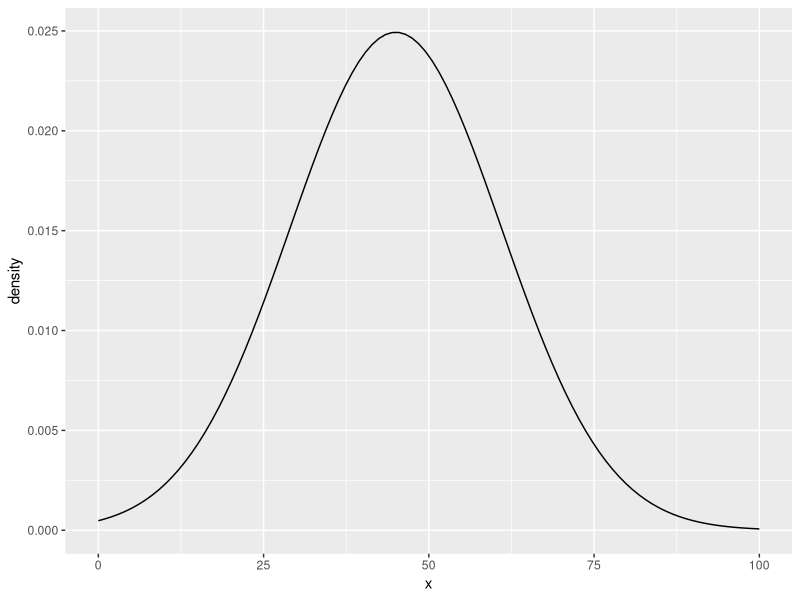
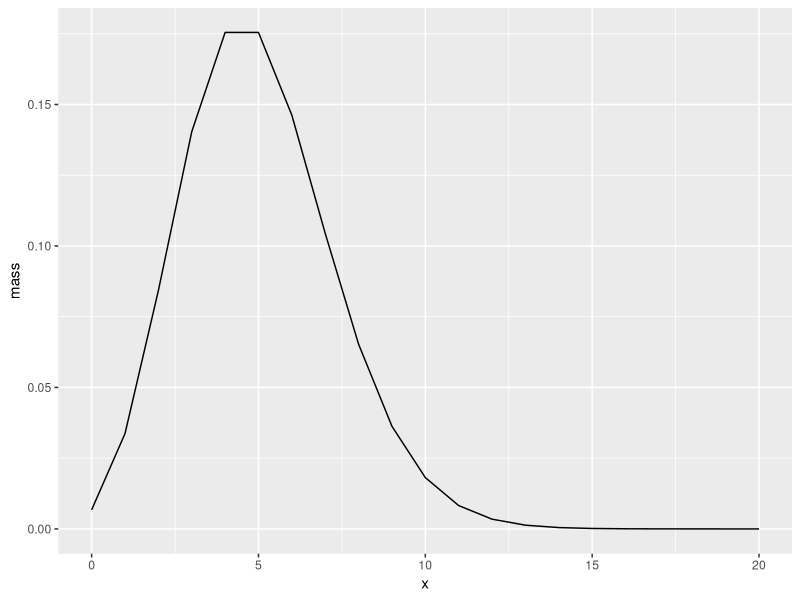
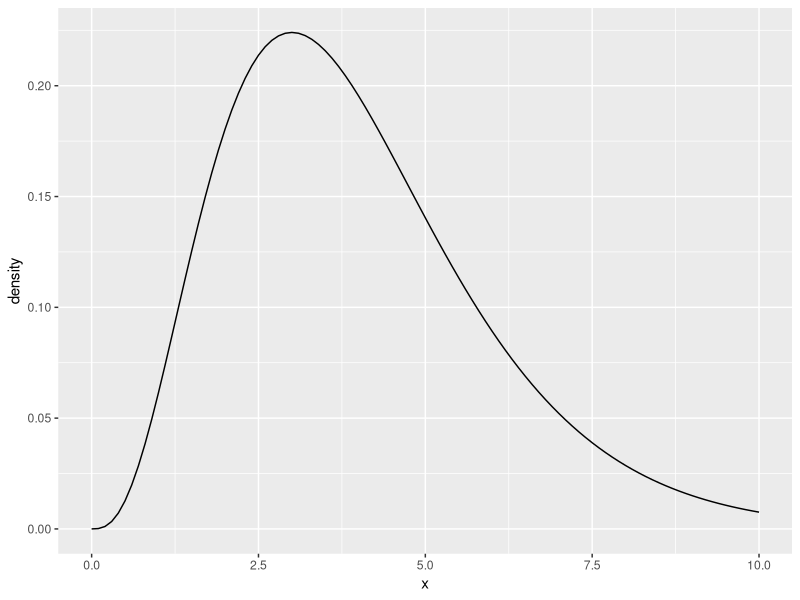
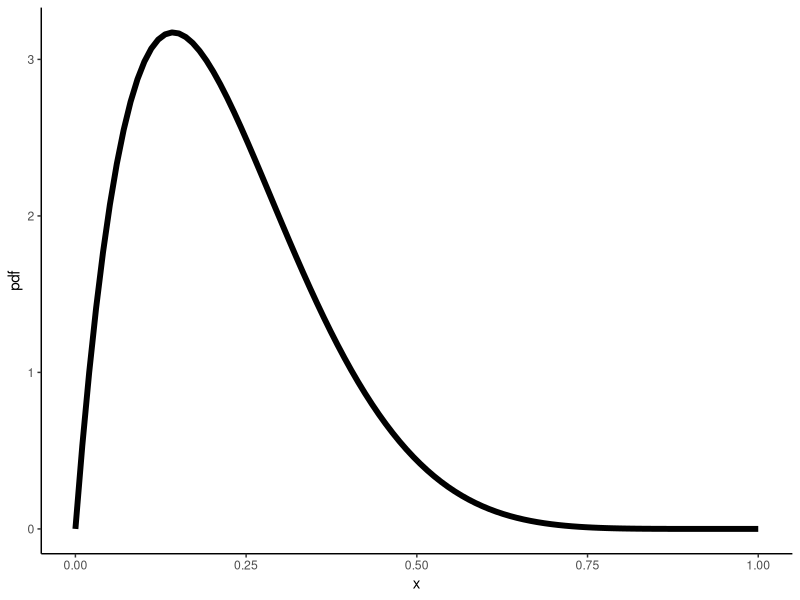

Write the R code that produced these figures, in order. (Note: this script raises an error after producing the figures.)
library(tidyverse)

# `dnorm()`
#1. Define the possible outcomes

foo <- tibble(x = seq(0, 100, length.out = 100))

#2. Choose our parameters
mu <- 45
sigma <- 16

#3. Calculate Density
foo <- mutate(foo, density = dnorm(x, mean = mu, sd = sigma))

#4. Plot it!
ggplot(foo, aes(x, density)) +
  geom_line()



# `dpois()`
#1. Define the possible outcomes

foo <- tibble(x = seq(0, 20, by = 1))

#2. Choose our parameters
lambda <- 5

#3. Calculate Density
foo <- mutate(foo, mass = dpois(x, lambda = lambda))

#4. Plot it!
ggplot(foo, aes(x, mass)) +
  geom_line()



# `dgamma()`
#1. Define the possible outcomes

foo <- tibble(x = seq(0, 10, by = 0.1))

#2. Choose our parameters
shape <- 4
rate <- 1

#3. Calculate Density
foo <- mutate(foo, density = dgamma(x, shape = shape, rate = rate))

#4. Plot it!
ggplot(foo, aes(x, density)) +
  geom_line()



# `dbeta()`
#1. Define the possible outcomes
# Beta(2, 7)
beta_pdf <- tibble(x = seq(0, 1, length.out = 100))

#2. Choose our parameters
a <- 2
b <- 7

#3. Calculate Density
beta_pdf <- mutate(beta_pdf,
                   pdf = dbeta(x, shape1 = a, shape2 = b))

#4. Plot it!
ggplot(beta_pdf, aes(x, pdf)) +
  geom_line(linewidth = 2) +
  theme_classic()



#### My example of `dgeom()`
#1. Define the possible outcomes

foofa <- tibble(
  x = seq(0, 100, length.out = 100)
)

#2. Choose our parameters
mu <- 10
sigma <- 5

#3. Calculate Density
foofa <- mutate(foofa, prob = dgeom(x, p = 0.3))

#4. Plot it!
ggplot(foofa, aes(x, prob)) +
  geom_histogram()



